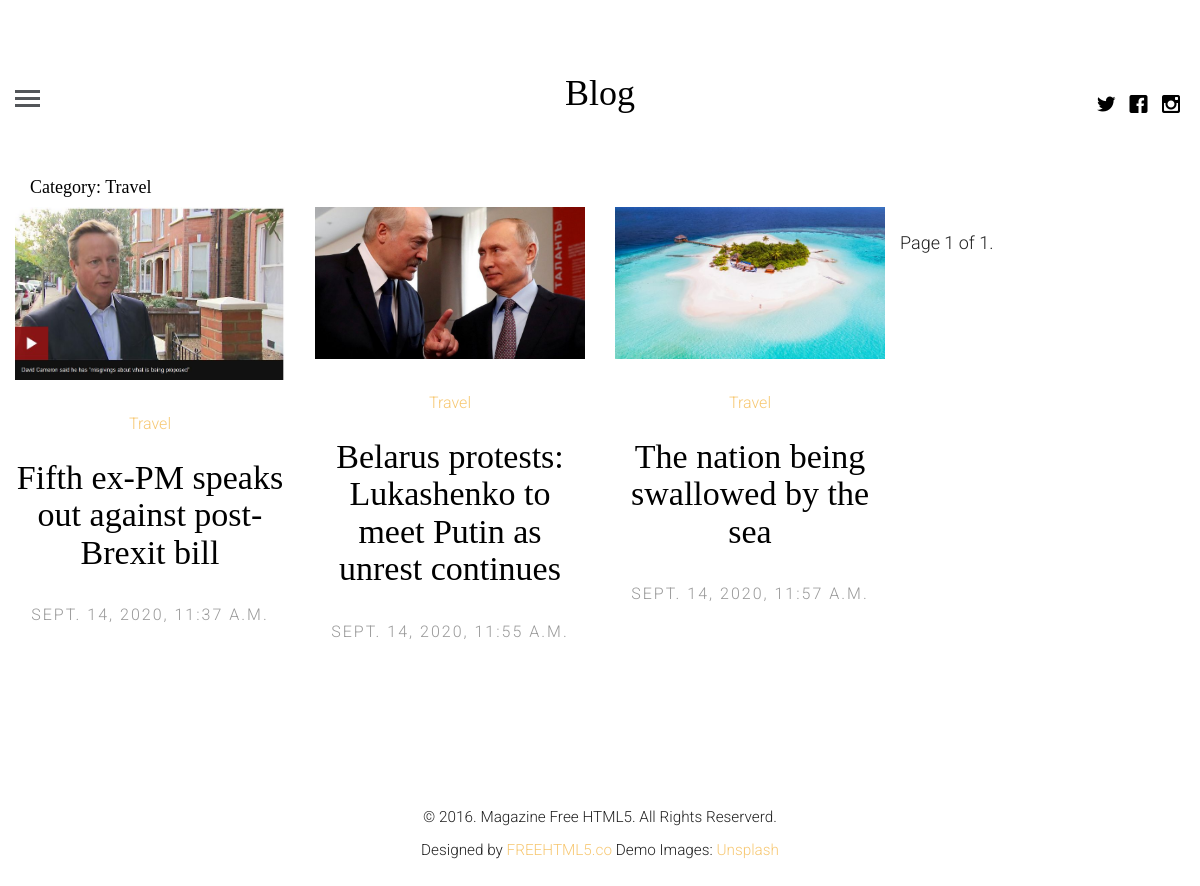
/topic/Travel, run on the app's committed database.
### blogapp/models.py (models this page shows, shortened)
class category(models.Model):
    name = models.CharField(max_length=100)

class article(models.Model):
    article_author = models.ForeignKey(author, on_delete=models.CASCADE)
    title = models.CharField(max_length=200)
    body = RichTextField()
    image = models.FileField()
    posted_on = models.DateTimeField(auto_now=False, auto_now_add=True)
    updated_on = models.DateTimeField(auto_now=True, auto_now_add=False)
    category = models.ForeignKey(category, on_delete=models.CASCADE)

### blogapp/views.py (the view)
# urls.py: path('topic/<name>', views.getTopic, name="topic"),
def getTopic(request, name):
    cat = get_object_or_404(category, name=name)
    post = article.objects.filter(category=cat.id)
    paginator = Paginator(post, 4)  # Show 25 contacts per page
    page = request.GET.get('page')
    total_article = paginator.get_page(page)
    return render(request, "category.html", {"post": total_article, "cat": cat})

### templates/category.html (shortened to what this page needs)
{% extends 'base.html' %}
{% load static %}
{% block content %}
    <h4 class="container">Category: {{ cat.name }}</h4>
    {% for p in post %}
        <article class="col-lg-3 col-md-3 col-sm-3 col-xs-6 col-xxs-12 animate-box">
            <figure>
                <a href="{% url 'blog:single_post' id=p.id %}"><img src="{{ p.image.url }}" alt="Image" class="img-responsive"></a>
            </figure>
            <span class="fh5co-meta"><a href="{% url 'blog:topic' name=p.category.name %}">{{ p.category.name }}</a></span>
            <h2 class="fh5co-article-title"><a href="{% url 'blog:single_post' id=p.id %}">{{ p.title }}</a></h2>
            <span class="fh5co-meta fh5co-date">{{ p.posted_on }}</span>
        </article>
    {% endfor %}
<div class="container-fluid">
    <div class="pagination">
    <span class="step-links">
        <span class="current">
            Page {{ post.number }} of {{ post.paginator.num_pages }}.
        </span>
    </span>
</div>
    </div>
{% endblock %}

### blogapp/static/css/style.css (style rules this page uses)
html { background: #fff; }
body { font-family: "Roboto", arial, sans-serif; font-size: 18px; font-weight: 300; line-height: 1.8; color: #222; background: #fff; }
a { color: #f7c873; -webkit-transition: 0.5s; -o-transition: 0.5s; transition: 0.5s; }
h1, h2, h3, h4, h5, h6 { font-family: "Playfair Display", times, serif; color: #000; }
.fh5co-post-entry article { text-align: center; float: left; margin-bottom: 110px; padding-left: 3em; padding-right: 3em; }
@media screen and (max-width: 1200px) { .fh5co-post-entry article { margin-bottom: 80px; padding-left: 15px; padding-right: 15px; } }
.fh5co-post-entry article a img { opacity: 1; -webkit-transition: 0.5s; -o-transition: 0.5s; transition: 0.5s; }
.fh5co-post-entry article figure { margin-bottom: 30px; }
.fh5co-post-entry article h2 { font-family: "Playfair Display", times, serif; font-size: 34px; color: #000; margin-bottom: 30px; }
.fh5co-post-entry article h2 a { color: #000; }
.fh5co-post-entry article .fh5co-meta { font-size: 16px; font-family: "Roboto", arial, sans-serif; color: #999999; margin-bottom: 20px; display: block; }
.fh5co-post-entry article .fh5co-meta.fh5co-date { text-transform: uppercase; letter-spacing: 2px; }
.js .to-animate, .js .to-animate-2, .js .animate-box { opacity: 0; }

### data on the page
category: name "Travel"
article: image (picture), category.name "Travel", title "Fifth ex-PM speaks out against post-Brexit bill", posted_on "SEPT. 14, 2020, 11:37 A.M."
article: image (picture), category.name "Travel", title "Belarus protests: Lukashenko to meet Putin as unrest continues", posted_on "SEPT. 14, 2020, 11:55 A.M."
article: image (picture), category.name "Travel", title "The nation being swallowed by the sea", posted_on "SEPT. 14, 2020, 11:57 A.M."

### other printed values
{{ post.number }} "1"
{{ post.paginator.num_pages }} "1"
